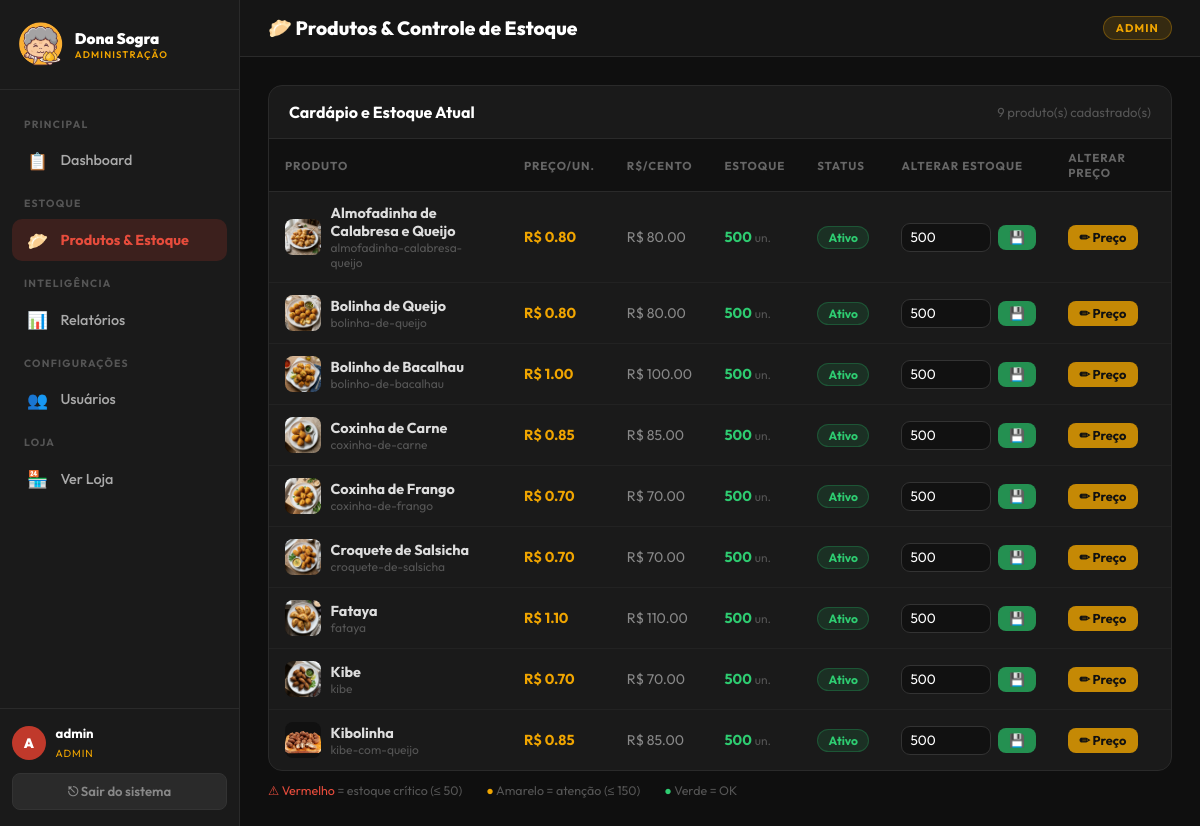
Page /admin/produtos (signed in) on the committed database.
### models.py (models this page shows, shortened)
class User(UserMixin, db.Model):
    __tablename__ = 'users'
    id            = db.Column(db.Integer, primary_key=True)
    username      = db.Column(db.String(64), unique=True, nullable=False, index=True)
    password_hash = db.Column(db.String(256), nullable=False)
    role          = db.Column(db.String(20), nullable=False, default='staff')  # 'admin' ou 'staff'
    is_active     = db.Column(db.Boolean, nullable=False, default=True)
    created_at    = db.Column(db.DateTime, nullable=False, default=datetime.utcnow)
    cancelamentos = db.relationship('Order',    foreign_keys='Order.cancelado_por_id',    backref='cancelado_por_usuario', lazy='dynamic')
    price_logs    = db.relationship('PriceLog', foreign_keys='PriceLog.changed_by_id',    backref='alterado_por_usuario', lazy='dynamic')

class Product(db.Model):
    __tablename__ = 'products'
    id                 = db.Column(db.Integer, primary_key=True)
    slug               = db.Column(db.String(100), unique=True, nullable=False, index=True)
    nome               = db.Column(db.String(150), nullable=False)
    descricao          = db.Column(db.Text, nullable=True)
    preco_unitario     = db.Column(db.Float, nullable=False)
    quantidade_estoque = db.Column(db.Integer, nullable=False, default=0)
    imagem             = db.Column(db.String(200), nullable=True)
    ativo              = db.Column(db.Boolean, nullable=False, default=True)
    order_items = db.relationship('OrderItem', backref='produto', lazy='dynamic')
    price_logs  = db.relationship('PriceLog',  backref='produto', lazy='dynamic')

### admin.py (the view)
@admin_bp.route('/produtos')
@login_required
def produtos():
    lista = Product.query.order_by(Product.nome).all()
    return render_template('admin/produtos.html', produtos=lista)

### app.py (called while the page is built)
@login_manager.user_loader
def load_user(user_id: str):
    return User.query.get(int(user_id))

### templates/admin/produtos.html (shortened to what this page needs)
{% extends "admin/base_admin.html" %}
{% block page_title %}🥟 Produtos & Controle de Estoque{% endblock %}
{% block content %}
<div class="card">
    <div class="card-header">
        <h2>Cardápio e Estoque Atual</h2>
        <span style="color:#555; font-size:0.82rem;">{{ produtos|length }} produto(s) cadastrado(s)</span>
    </div>
    <div style="overflow-x:auto;">
        <table>
            <thead>
                <tr>
                    <th>Produto</th>
                    <th>Preço/un.</th>
                    <th>R$/cento</th>
                    <th>Estoque</th>
                    <th>Status</th>
                    <th>Alterar Estoque</th>
                    <th>Alterar Preço</th>
                </tr>
            </thead>
            <tbody>
                {% for p in produtos %}
                <tr>
                    <td>
                        <div style="display:flex; align-items:center; gap:0.6rem;">
                            {% if p.imagem %}
                            <img src="/{{ p.imagem }}" alt="{{ p.nome }}"
                                style="width:36px; height:36px; border-radius:8px; object-fit:cover; background:#111;" />
                            {% endif %}
                            <div>
                                <div style="font-weight:700; color:#ddd;">{{ p.nome }}</div>
                                <div style="font-size:0.75rem; color:#555;">{{ p.slug }}</div>
                            </div>
                        </div>
                    </td>
                    <td style="color:#F0A500; font-weight:700;">
                        R$ {{ '%.2f'|format(p.preco_unitario) }}
                    </td>
                    <td style="color:#888; font-size:0.88rem;">
                        R$ {{ '%.2f'|format(p.preco_unitario * 100) }}
                    </td>
                    <td>
                        {% if p.quantidade_estoque <= 50 %} <span style="color:#e74c3c; font-weight:700;">⚠ {{
                            p.quantidade_estoque }}</span>
                            {% elif p.quantidade_estoque <= 150 %} <span style="color:#F0A500; font-weight:700;">{{
                                p.quantidade_estoque }}</span>
                                {% else %}
                                <span style="color:#2ecc71; font-weight:700;">{{ p.quantidade_estoque }}</span>
                                {% endif %}
                                <span style="color:#555; font-size:0.75rem;"> un.</span>
                    </td>
                    <td>
                        {% if p.ativo %}
                        <span class="status-badge status-Entregue">Ativo</span>
                        {% else %}
                        <span class="status-badge status-Cancelado">Inativo</span>
                        {% endif %}
                    </td>
                    <td>
                        <form method="POST" action="{{ url_for('admin.atualizar_estoque', product_id=p.id) }}"
                            style="display:flex; gap:0.4rem; align-items:center;">
                            <input type="number" name="quantidade" value="{{ p.quantidade_estoque }}" min="0"
                                class="form-input" style="width:90px; padding:0.3rem 0.5rem; font-size:0.85rem;" />
                            <button type="submit" class="btn btn-success"
                                style="padding:0.3rem 0.7rem; font-size:0.8rem;">
                                💾
                            </button>
                        </form>
                    </td>
                    <td>
                        <button class="btn btn-warning"
                            style="padding:0.3rem 0.7rem; font-size:0.8rem; white-space:nowrap;"
                            onclick="abrirModalPreco({{ p.id }}, '{{ p.nome }}', {{ p.preco_unitario }})">
                            ✏ Preço
                        </button>
                    </td>
                </tr>
                {% endfor %}
            </tbody>
        </table>
    </div>
</div>
<div style="margin-top:0.75rem; display:flex; gap:1.5rem; font-size:0.78rem; color:#555;">
    <span><span style="color:#e74c3c;">⚠ Vermelho</span> = estoque crítico (≤ 50)</span>
    <span><span style="color:#F0A500;">●</span> Amarelo = atenção (≤ 150)</span>
    <span><span style="color:#2ecc71;">●</span> Verde = OK</span>
</div>
{% endblock %}

### templates/admin/base_admin.html (shortened to what this page needs)
<!DOCTYPE html>
<html lang="pt-BR">
<head>
</head>
<body>
    <aside class="sidebar" id="sidebar">
        <div class="sidebar-brand">
            <img src="/img/logo.png" alt="Logo Dona Sogra" />
            <div class="sidebar-brand-text">
                <h2>Dona Sogra</h2>
                <p>Administração</p>
            </div>
        </div>
        <nav class="sidebar-nav">
            <span class="nav-section-label">Principal</span>
            <a href="{{ url_for('admin.dashboard') }}"
                class="nav-link {% if request.endpoint == 'admin.dashboard' %}active{% endif %}">
                <span class="nav-icon">📋</span> Dashboard
            </a>
            <span class="nav-section-label">Estoque</span>
            <a href="{{ url_for('admin.produtos') }}"
                class="nav-link {% if request.endpoint == 'admin.produtos' %}active{% endif %}">
                <span class="nav-icon">🥟</span> Produtos & Estoque
            </a>
            <span class="nav-section-label">Inteligência</span>
            <a href="{{ url_for('admin.relatorios') }}"
                class="nav-link {% if request.endpoint == 'admin.relatorios' %}active{% endif %}">
                <span class="nav-icon">📊</span> Relatórios
            </a>
            {% if current_user.role == 'admin' %}
            <span class="nav-section-label">Configurações</span>
            <a href="{{ url_for('admin.usuarios') }}"
                class="nav-link {% if request.endpoint == 'admin.usuarios' %}active{% endif %}">
                <span class="nav-icon">👥</span> Usuários
            </a>
            {% endif %}
            <span class="nav-section-label">Loja</span>
            <a href="/" class="nav-link" target="_blank">
                <span class="nav-icon">🏪</span> Ver Loja
            </a>
        </nav>
        <div class="sidebar-footer">
            <div class="user-info">
                <div class="user-avatar">{{ current_user.username[0].upper() }}</div>
                <div class="user-details">
                    <p>{{ current_user.username }}</p>
                    <span>{{ current_user.role }}</span>
                </div>
            </div>
            <a href="{{ url_for('auth.logout') }}" class="btn-logout">⎋ Sair do sistema</a>
        </div>
    </aside>
    <div class="main-content">
        <div class="topbar">
            <h1>{% block page_title %}Painel{% endblock %}</h1>
            <div class="topbar-right">
                <span class="badge-role">{{ current_user.role }}</span>
            </div>
        </div>
        <div class="page-body">
            {% block content %}{% endblock %}
        </div>
    </div>
</body>
</html>

### rows in the picture
User: username "A", username "admin", role "ADMIN"
Product: imagem (picture), nome "Almofadinha de Calabresa e Queijo", slug "almofadinha-calabresa-queijo", preco_unitario "0.80", p.preco_unitario*100 "80.00", quantidade_estoque "500", ativo "Ativo", quantidade "500"
Product: imagem (picture), nome "Bolinha de Queijo", slug "bolinha-de-queijo", preco_unitario "0.80", p.preco_unitario*100 "80.00", quantidade_estoque "500", ativo "Ativo", quantidade "500"
Product: imagem (picture), nome "Bolinho de Bacalhau", slug "bolinho-de-bacalhau", preco_unitario "1.00", p.preco_unitario*100 "100.00", quantidade_estoque "500", ativo "Ativo", quantidade "500"
Product: imagem (picture), nome "Coxinha de Carne", slug "coxinha-de-carne", preco_unitario "0.85", p.preco_unitario*100 "85.00", quantidade_estoque "500", ativo "Ativo", quantidade "500"
Product: imagem (picture), nome "Coxinha de Frango", slug "coxinha-de-frango", preco_unitario "0.70", p.preco_unitario*100 "70.00", quantidade_estoque "500", ativo "Ativo", quantidade "500"
Product: imagem (picture), nome "Croquete de Salsicha", slug "croquete-de-salsicha", preco_unitario "0.70", p.preco_unitario*100 "70.00", quantidade_estoque "500", ativo "Ativo", quantidade "500"
Product: imagem (picture), nome "Fataya", slug "fataya", preco_unitario "1.10", p.preco_unitario*100 "110.00", quantidade_estoque "500", ativo "Ativo", quantidade "500"
Product: imagem (picture), nome "Kibe", slug "kibe", preco_unitario "0.70", p.preco_unitario*100 "70.00", quantidade_estoque "500", ativo "Ativo", quantidade "500"
Product: imagem (picture), nome "Kibolinha", slug "kibe-com-queijo", preco_unitario "0.85", p.preco_unitario*100 "85.00", quantidade_estoque "500", ativo "Ativo", quantidade "500"

### other values in the picture
{{ produtos|length }} "9"
